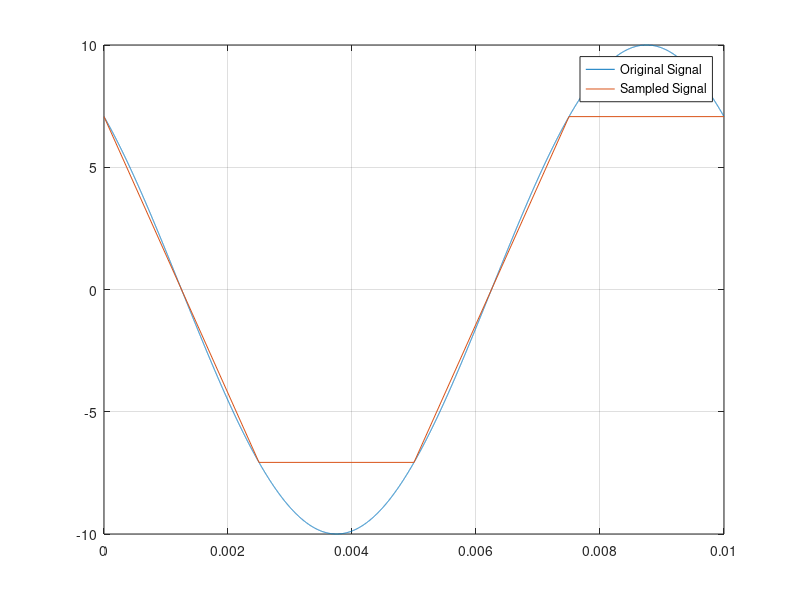

Recreate this plot in MATLAB. (Note: this script raises an error after producing the figure.)
%% Lab 2
%  As evaluated by James Kerr and James Kurtz

%% Task 1: Sampling of Given Signal
clear; clc;

A = 10;
f0 = 100;
phi = pi/4;
fs = 400;
t = 1;
t = 1/f0; % used to more closely examine one period. 

Ts = 1/fs;
N = t*fs;
tn = 0:Ts:t;

x = A*cos(2*pi*f0*tn+phi);

% For Comparison
tx = 0:t/10000:t;
xt = A*cos(2*pi*f0*tx+phi);


figure(1);
plot(tx, xt, tn, x);
grid on;
legend('Original Signal','Sampled Signal');

% Discussion:
%   The signal has a frequency of 100 Hz.  The sampling frequency, 400 Hz,
%   is sufficient, as it is more than twice the Nyquist rate.  

%   There are four samples taken per cycle of the signal. 

%% Task 2: DFT and IDFT

tic;
myX = my_dft(x);
mytime = toc;

tic;
matX = fft(x);
mattime = toc;

fprintf('my_dft and fft agree within %E\n', sum(abs(matX - myX)));
fprintf('my_dft was calculated in %0.8f sec\n', mytime);
fprintf('fft  was  calculated  in %0.8f sec\n', mattime);

fprintf('\n');

tic;
myx = my_idft(myX);
mytime = toc;

tic;
matx = ifft(myX);
mattime = toc;

fprintf('my_idft and ifft agree within %E\n', sum(abs(matx - myx)));
fprintf('my_idft was calculated in %0.8f sec\n', mytime);
fprintf('ifft  was  calculated  in %0.8f sec\n', mattime);

% Discussion:
%   While the return values of the DFT and FFT are comprable (as are their
%   inverses), the time needed to compute them is notably different.
%   Depending on the length of x, the FFT (and IFFT) can be orders of
%   magnitude faster. 

type my_dft;

type my_idft;


%% Lab Exercise
% It is not entirely clear what is intended with this question, as there
% exists no 150Hz sinusoid in this assignment.  I'm assuming the question
% is referring to the 100Hz sinusoid at the beginning of the assignment.  
%
% In that signal, although the sampling rate was above the Nyquist rate,
% the sampled points aligned with the input signal such that the samples
% only ever captured about 70% of the signal amplitude, and did so with a
% vaveform that resembles clipping.  This creates spectral leakage by
% blending the attributes of a normal sine wave, the signal, with some of
% the spectral attributes of a square wave, which is, in this case, noise.
% Although a fourier transform of the original signal should render a pure
% singal of the original frequency, a fourier transform of the sampled
% signal would also show other, higher frequencies that attempt to
% reconstruct the flattened peaks of the sampled signal. 
%
% Since, however, most of the frequencies created by this noise should be
% higher than half the sampling rate, those portions of the signal can be
% immediately discarded.  Also, if full reconstruction of the original
% signal is vital (which, may or may not actually be the case, depending on
% the application), it may be possible to use a non-liner regression to
% connect the points.  That is, it may be possible to align sinusoids to
% the sampled points, rather than simply drawing lines between the points.
% 
% Something like this is accomplished when a sampled signal is sent into a
% speaker which has a driver of noteworthy mass.  Since the driver has 
% mass, and thus has inertia, as the signal approaches each peak, the 
% driver will continue through and beyond the physcical point correlating 
% to the sample point, before rebounding back toward the next sample point.  
% While this is very unlikely to recreate the full sinusoid shape, it would
% provide an audio signal more 'rounded' than a plot of the sampled signal.
% 
